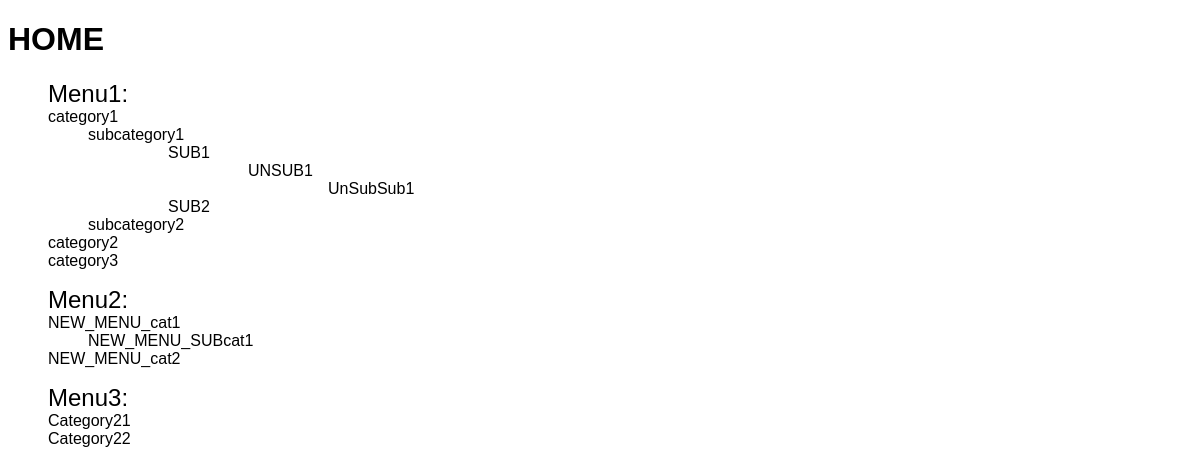
The page / on the database its author committed.
### menu/models.py (models this page shows, shortened)
class Menu(models.Model):
    menu_name = models.CharField(max_length=50)
    slug = models.SlugField(max_length=100, unique=True, db_index=True, verbose_name="URL")
    def get_absolute_url(self):
        return reverse('menu', kwargs={'menu_slug': self.slug})
    class Meta:
        verbose_name_plural = "Menu"

class Category(models.Model):
    category_name = models.CharField(max_length=50)
    slug = models.SlugField(max_length=100, unique=True, db_index=True, verbose_name="URL")
    menu = models.ForeignKey(Menu, on_delete=models.CASCADE, related_name='categories',
                             null=True, blank=True, verbose_name="Category by menu")
    subcategory = models.ForeignKey("self", on_delete=models.CASCADE, null=True,
                                    related_name='subcategories', blank=True, verbose_name="Subcategory by category")
    which_cat = models.ForeignKey(Menu, on_delete=models.CASCADE, related_name='which_menu_cat',
                             null=True, blank=True, verbose_name="In which menu")
    def __str__(self):
        return f"{self.category_name}"
    def get_absolute_url(self):
        return reverse('category', kwargs={'category_slug': self.slug, 'menu_slug': self.which_cat.slug})
    class Meta:
        verbose_name_plural = "Categories"

### menu/views.py (the view)
# urls.py: path('', MainView.as_view(), name='index'),
class MainView(TemplateView):
    template_name = 'menu/index.html'

### menu/templatetags/menu_tags.py (called while the page is built)
@register.inclusion_tag('menu/create_menu.html')
def draw_menu(slug, chosen_item=None):
    menu = Menu.objects.filter(slug=slug)
    return {'menu': menu, 'chosen_item': chosen_item}

### menu/templates/menu/index.html
{% extends 'menu/base.html' %}
{% load static %}
{% load menu_tags %}
{% block content %}
    <a href="/"><h1>HOME</h1></a>
    {% draw_menu 'Menu1' %}
    {% draw_menu 'Menu2' %}
    {% draw_menu 'Menu3' %}
{% endblock %}

### menu/templates/menu/create_menu.html
{% for m in menu %}
    {% if m.menu_name == chosen_item %}
        <ul><a href="{{m.get_absolute_url}}" style="color:red" class="menu_title">{{m.menu_name}}:</a>
    {% else %}
        <ul><a href="{{m.get_absolute_url}}" class="menu_title">{{m.menu_name}}:</a>
    {% endif %}
    {% for menu_item in m.categories.all %}
        <li>
            {% if menu_item == chosen_item %}
                <a href="{{ menu_item.get_absolute_url }}" style="color:red" class="menu_item">{{menu_item}}</a>
            {% else %}
                <a href="{{ menu_item.get_absolute_url }}" class="menu_item">{{menu_item}}</a>
            {% endif %}
            {% include "menu/menu.html" %}
        </li>
    {% endfor %}
    </ul>
{% endfor %}

### menu/templates/menu/menu.html
{% extends 'menu/base.html' %}
{% load static %}
{% block content %}
    {% for menu_menu_item in menu_item.subcategories.all %}
    <ul>
        {% if menu_menu_item == chosen_item %}
            <a href="{{ menu_menu_item.get_absolute_url }}" style="color:red" class="menu_item">{{ menu_menu_item }}</a>
        {% else %}
            <a href="{{ menu_menu_item.get_absolute_url }}" class="menu_item">{{ menu_menu_item }}</a>
        {% endif %}
        <ul>
            {% include "menu/menu.html" with menu_item=menu_menu_item %}
        </ul>
    </ul>
    {% endfor %}
{% endblock %}

### static/styles/styles.css (style rules this page uses)
* { font-family: "Arial"; }
li { list-style-type: none; }
.menu_title { font-size: 24px; }
a, a:hover, a:active, a:visited { color: #000; text-decoration: none; }

### rows shown on the page
Menu: menu_name "Menu1"
Category: category_name "category1"
Category: category_name "subcategory1"
Category: category_name "SUB1"
Category: category_name "UNSUB1"
Category: category_name "UnSubSub1"
Category: category_name "SUB2"
Category: category_name "subcategory2"
Category: category_name "category2"
Category: category_name "category3"
Menu: menu_name "Menu2"
Category: category_name "NEW_MENU_cat1"
Category: category_name "NEW_MENU_SUBcat1"
Category: category_name "NEW_MENU_cat2"
Menu: menu_name "Menu3"
Category: category_name "Category21"
Category: category_name "Category22"
